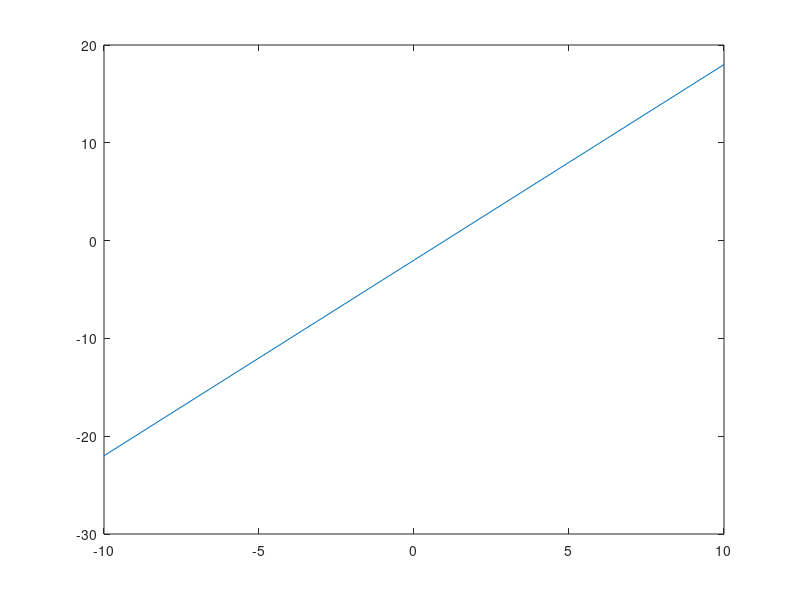

Reproduce this figure in MATLAB.
% Octave Script
% Title         :Funcion Afin 
% Author        :Jennifer Almaraz Suarez
% Description   :Script para graficar una funcion
% Date          :20211026
% Version       :1
% Usage         :octave>cd /path/
%               :octave>Fafin
%               :Requiere aplicacion de octave, usar su linea de comandos

clear
% Dominio de la funcion
x=-10:1:10;
% Rango de la funcion
fx=(2*x-2);
% Funcion a plotear
plot(x, fx); 
